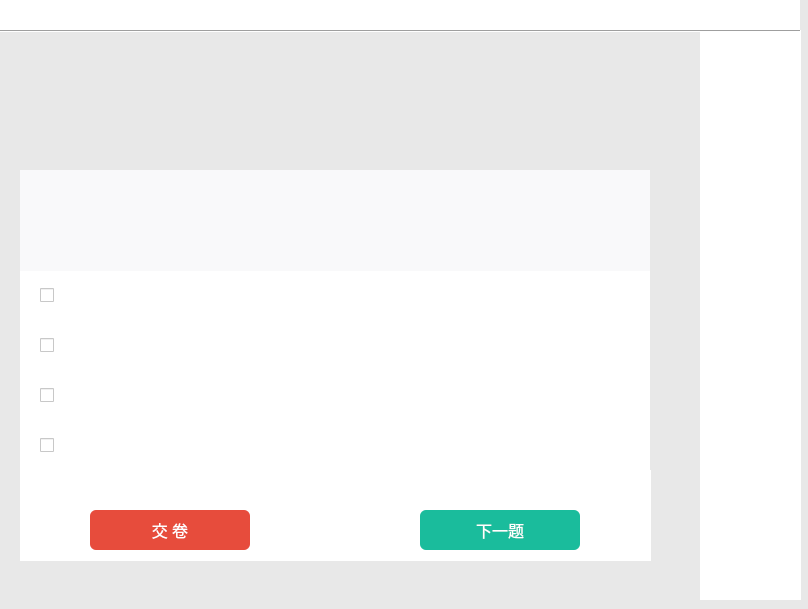
<?xml version="1.0" encoding="UTF-8"?>
<ui version="4.0">
 <class>StudentMain</class>
 <widget class="QMainWindow" name="StudentMain">
  <property name="geometry">
   <rect>
    <x>0</x>
    <y>0</y>
    <width>808</width>
    <height>609</height>
   </rect>
  </property>
  <property name="font">
   <font>
    <family>微软雅黑</family>
    <pointsize>16</pointsize>
   </font>
  </property>
  <property name="windowTitle">
   <string>考试系统客户端</string>
  </property>
  <property name="styleSheet">
   <string notr="true">QMainWindow{
background-color: rgb(232, 232, 232);
}
QRadioButton {
	background-color:white;
	padding:0px 20px;
}
QCheckBox {
	background-color:white;
	padding:0px 20px;
}</string>
  </property>
  <widget class="QWidget" name="centralwidget">
   <widget class="QPushButton" name="nextProblem">
    <property name="geometry">
     <rect>
      <x>420</x>
      <y>510</y>
      <width>160</width>
      <height>40</height>
     </rect>
    </property>
    <property name="font">
     <font>
      <pointsize>-1</pointsize>
     </font>
    </property>
    <property name="styleSheet">
     <string notr="true">QPushButton {
	background-color: #1abc9c;
	border: none;
	color:white;
	font-size: 16px;
	border-radius: 6px;
}
QPushButton:hover {
	background-color: rgb(47,226,191);
}
</string>
    </property>
    <property name="text">
     <string>下一题</string>
    </property>
   </widget>
   <widget class="QPushButton" name="submit">
    <property name="geometry">
     <rect>
      <x>90</x>
      <y>510</y>
      <width>160</width>
      <height>40</height>
     </rect>
    </property>
    <property name="font">
     <font>
      <pointsize>-1</pointsize>
     </font>
    </property>
    <property name="styleSheet">
     <string notr="true">QPushButton {
	background-color: #e74c3c;
	border: none;
	color:white;
	font-size: 16px;
	border-radius: 6px;
}
QPushButton:hover {
	background-color: #ec7063;
}
</string>
    </property>
    <property name="text">
     <string>交 卷</string>
    </property>
   </widget>
   <widget class="QLabel" name="examName">
    <property name="geometry">
     <rect>
      <x>0</x>
      <y>30</y>
      <width>691</width>
      <height>30</height>
     </rect>
    </property>
    <property name="font">
     <font>
      <family>微软雅黑</family>
      <pointsize>12</pointsize>
     </font>
    </property>
    <property name="text">
     <string/>
    </property>
   </widget>
   <widget class="QLabel" name="examTime">
    <property name="geometry">
     <rect>
      <x>0</x>
      <y>0</y>
      <width>800</width>
      <height>30</height>
     </rect>
    </property>
    <property name="font">
     <font>
      <family>微软雅黑</family>
      <pointsize>16</pointsize>
     </font>
    </property>
    <property name="styleSheet">
     <string notr="true">background-color: rgb(255, 255, 255);
</string>
    </property>
    <property name="text">
     <string/>
    </property>
    <property name="alignment">
     <set>Qt::AlignRight|Qt::AlignTrailing|Qt::AlignVCenter</set>
    </property>
   </widget>
   <widget class="QListWidget" name="listWidget">
    <property name="geometry">
     <rect>
      <x>700</x>
      <y>30</y>
      <width>101</width>
      <height>570</height>
     </rect>
    </property>
    <property name="styleSheet">
     <string notr="true">border:none;</string>
    </property>
   </widget>
   <widget class="QLabel" name="wait">
    <property name="geometry">
     <rect>
      <x>350</x>
      <y>220</y>
      <width>100</width>
      <height>160</height>
     </rect>
    </property>
    <property name="text">
     <string/>
    </property>
    <property name="pixmap">
     <pixmap resource="r/r.qrc">:/clock.png</pixmap>
    </property>
    <property name="scaledContents">
     <bool>true</bool>
    </property>
   </widget>
   <widget class="Line" name="line">
    <property name="geometry">
     <rect>
      <x>0</x>
      <y>30</y>
      <width>800</width>
      <height>3</height>
     </rect>
    </property>
    <property name="orientation">
     <enum>Qt::Horizontal</enum>
    </property>
   </widget>
   <widget class="QLabel" name="title">
    <property name="geometry">
     <rect>
      <x>20</x>
      <y>170</y>
      <width>630</width>
      <height>101</height>
     </rect>
    </property>
    <property name="font">
     <font>
      <family>微软雅黑</family>
      <pointsize>10</pointsize>
     </font>
    </property>
    <property name="styleSheet">
     <string notr="true">background-color: rgb(249, 249, 250);
padding-left:10px;</string>
    </property>
    <property name="text">
     <string/>
    </property>
    <property name="scaledContents">
     <bool>false</bool>
    </property>
    <property name="wordWrap">
     <bool>true</bool>
    </property>
   </widget>
   <widget class="QLabel" name="status">
    <property name="geometry">
     <rect>
      <x>0</x>
      <y>580</y>
      <width>500</width>
      <height>20</height>
     </rect>
    </property>
    <property name="text">
     <string/>
    </property>
   </widget>
   <widget class="QLabel" name="mask">
    <property name="geometry">
     <rect>
      <x>20</x>
      <y>470</y>
      <width>631</width>
      <height>91</height>
     </rect>
    </property>
    <property name="styleSheet">
     <string notr="true">background-color: rgb(255, 255, 255);</string>
    </property>
    <property name="text">
     <string/>
    </property>
   </widget>
   <widget class="QRadioButton" name="o1">
    <property name="geometry">
     <rect>
      <x>20</x>
      <y>270</y>
      <width>630</width>
      <height>50</height>
     </rect>
    </property>
    <property name="font">
     <font>
      <family>微软雅黑</family>
      <pointsize>12</pointsize>
     </font>
    </property>
    <property name="text">
     <string/>
    </property>
    <property name="autoRepeat">
     <bool>false</bool>
    </property>
   </widget>
   <widget class="QRadioButton" name="o2">
    <property name="geometry">
     <rect>
      <x>20</x>
      <y>320</y>
      <width>630</width>
      <height>50</height>
     </rect>
    </property>
    <property name="font">
     <font>
      <family>微软雅黑</family>
      <pointsize>12</pointsize>
     </font>
    </property>
    <property name="text">
     <string/>
    </property>
   </widget>
   <widget class="QRadioButton" name="o3">
    <property name="geometry">
     <rect>
      <x>20</x>
      <y>370</y>
      <width>630</width>
      <height>50</height>
     </rect>
    </property>
    <property name="font">
     <font>
      <family>微软雅黑</family>
      <pointsize>12</pointsize>
     </font>
    </property>
    <property name="text">
     <string/>
    </property>
   </widget>
   <widget class="QRadioButton" name="o4">
    <property name="geometry">
     <rect>
      <x>20</x>
      <y>420</y>
      <width>630</width>
      <height>50</height>
     </rect>
    </property>
    <property name="font">
     <font>
      <family>微软雅黑</family>
      <pointsize>12</pointsize>
     </font>
    </property>
    <property name="text">
     <string/>
    </property>
   </widget>
   <widget class="QCheckBox" name="c1">
    <property name="geometry">
     <rect>
      <x>20</x>
      <y>270</y>
      <width>630</width>
      <height>50</height>
     </rect>
    </property>
    <property name="text">
     <string/>
    </property>
   </widget>
   <widget class="QCheckBox" name="c2">
    <property name="geometry">
     <rect>
      <x>20</x>
      <y>320</y>
      <width>630</width>
      <height>50</height>
     </rect>
    </property>
    <property name="text">
     <string/>
    </property>
   </widget>
   <widget class="QCheckBox" name="c3">
    <property name="geometry">
     <rect>
      <x>20</x>
      <y>370</y>
      <width>630</width>
      <height>50</height>
     </rect>
    </property>
    <property name="text">
     <string/>
    </property>
   </widget>
   <widget class="QCheckBox" name="c4">
    <property name="geometry">
     <rect>
      <x>20</x>
      <y>420</y>
      <width>630</width>
      <height>50</height>
     </rect>
    </property>
    <property name="text">
     <string/>
    </property>
   </widget>
   <zorder>mask</zorder>
   <zorder>layoutWidget</zorder>
   <zorder>nextProblem</zorder>
   <zorder>submit</zorder>
   <zorder>examName</zorder>
   <zorder>examTime</zorder>
   <zorder>listWidget</zorder>
   <zorder>line</zorder>
   <zorder>title</zorder>
   <zorder>status</zorder>
   <zorder>wait</zorder>
  </widget>
 </widget>
 <resources>
  <include location="r/r.qrc"/>
 </resources>
 <connections/>
</ui>
